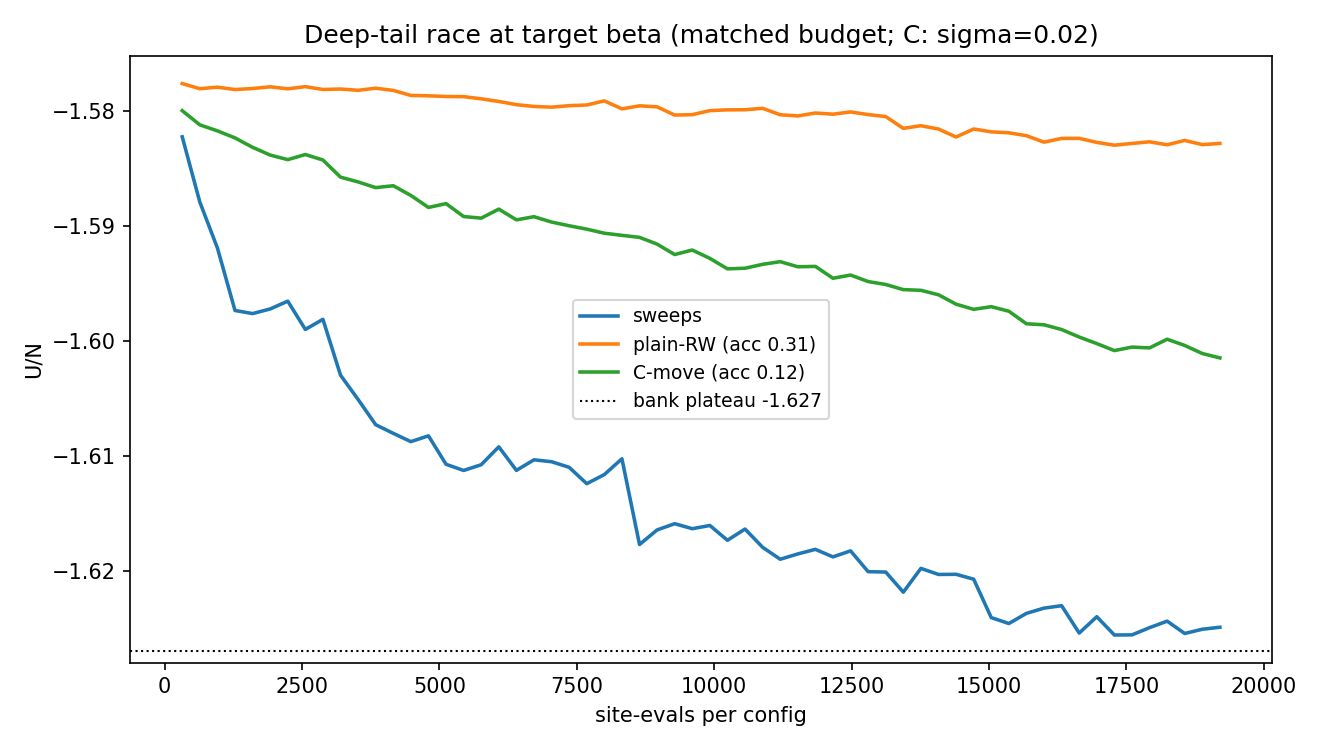

Here is the Python script that generated this plot:
"""DESIGN C RACE: transport-conjugated jitter MCMC (NeuTra-style local moves through the eRSI flow)
vs single-site sweeps vs plain global RW, matched energy budget, racing the DEEP TAIL (-1.58 -> bank
plateau -1.625/-1.627) at the target beta.

Exactness: the C-chain state is z (base space); x = T(z) via the FORWARD map only; log alpha =
-beta dU - (lq' - lq) with lq the forward-accumulated exact density (autodiff-proven, +0.10 nats).
The numerical reverse map R is used ONCE to initialize z from the shared start population (any init
is legal); the roundtrip displacement |T(R(x)) - x| is measured and reported (never measured before).
All three arms start from the SAME projected population x0 = T(R(x_pop)).

Budget: 1 round = N site-evals/config for every arm (1 sweep == 1 full-energy proposal). 300 rounds.
Calibration phase picks sigma from acceptance x displacement; if acceptance ~ 0 at every sigma the
soft-core defect dominates Delta-m and C is dead (pre-registered failure mode)."""
import importlib.util, math, sys, time, torch, matplotlib
matplotlib.use("Agg")
import matplotlib.pyplot as plt
sys.path.insert(0, "/mnt/ssd/GridTransformer")
spec = importlib.util.spec_from_file_location(
    "mw_flow_base", "/mnt/ssd/GridTransformer/reports/logs-2026-07-11/mw_flow_base.py")
mfb = importlib.util.module_from_spec(spec)
spec.loader.exec_module(mfb)
FlowBase = mfb.FlowBase
from liquid_coupling_flow.mw.mw_smc import mutation_sweeps
from liquid_coupling_flow.mw.mw_base import UniformBase
from liquid_coupling_flow.mw.mw_energy import mw_energy, T_STAR, RHO_STAR
from liquid_coupling_flow.mw.mw_reference import g_r

DEV = "cuda"; N, B = 64, 64
L = (N / RHO_STAR) ** (1 / 3); beta = 1.0 / T_STAR
STEP = 0.0783; ROUNDS = 300; REC = 5
THRESH1, THRESH2 = -1.622, -1.625
fb = FlowBase("liquid_coupling_flow/mw/artifacts/mw_ersi_N64_checkpoints/last.ckpt", N, L, DEV, steps=40)
base = UniformBase(N, L)
ART = "liquid_coupling_flow/mw/artifacts/mw_flow_c_race.pt"
state = {"protocol": {"rounds": ROUNDS, "beta": beta, "thresh": (THRESH1, THRESH2)}}
ts = torch.linspace(0, 1, fb.steps + 1, device=DEV)
A = torch.zeros(B, N, dtype=torch.long, device=DEV)


@torch.no_grad()
def reverse_z(x):
    xi = torch.remainder(x.clone(), L)
    for i in reversed(range(fb.steps)):
        dt = float(ts[i + 1] - ts[i])
        v1, _ = fb.e.forward_and_divergence(xi, ts[i + 1].expand(B), A)
        xm = torch.remainder(xi - 0.5 * dt * v1, L)
        vm, _ = fb.e.forward_and_divergence(xm, (ts[i + 1] - 0.5 * dt).expand(B), A)
        xi = torch.remainder(xi - dt * vm, L)
    return xi


@torch.no_grad()
def fwd_from_z(z):
    x = torch.remainder(z.clone(), L)
    lq = torch.full((B,), -N * 3 * math.log(L), device=DEV, dtype=torch.float64)
    for i in range(fb.steps):
        dt = float(ts[i + 1] - ts[i])
        v1, _ = fb.e.forward_and_divergence(x, ts[i].expand(B), A)
        xm = torch.remainder(x + 0.5 * dt * v1, L)
        vm, dm = fb.e.forward_and_divergence(xm, (ts[i] + 0.5 * dt).expand(B), A)
        x = torch.remainder(x + dt * vm, L)
        lq = lq - dt * dm.double()
    return x, lq.float()


def mindist(a, b):
    d = a - b
    return (d - L * torch.round(d / L)).norm(dim=-1)


# ---------- shared start: project the -1.58 population through T(R(.)) ----------
ab = torch.load("liquid_coupling_flow/mw/artifacts/mw_flow_ab_speedup.pt", map_location="cpu", weights_only=False)
x_pop = ab["baseline"]["X_final"][:B].to(DEV)
print(f"start pop U/N {float(mw_energy(x_pop, L).mean())/N:+.4f}", flush=True)
z0 = reverse_z(x_pop)
x0, lq0 = fwd_from_z(z0)
U0 = mw_energy(x0, L)
rt = mindist(x0, x_pop)
print(f"roundtrip |T(R(x))-x|: mean {float(rt.mean()):.4f} median {float(rt.median()):.4f} "
      f"max {float(rt.max()):.4f} sigma-units | U/N after projection {float(U0.mean())/N:+.4f}", flush=True)
state["roundtrip"] = {"mean": float(rt.mean()), "max": float(rt.max())}

# ---------- sigma calibration ----------
print("\n=== sigma calibration (acceptance, median logalpha, mean |dx|) ===", flush=True)
gen = torch.Generator(device=DEV).manual_seed(0)
cal = []
for sig in (0.005, 0.01, 0.02, 0.05, 0.1, 0.2):
    zp = torch.remainder(z0 + sig * torch.randn(z0.shape, device=DEV, generator=gen), L)
    xp, lqp = fwd_from_z(zp)
    Up = mw_energy(xp, L)
    la = (-beta * (Up - U0) + (lq0 - lqp)).double()
    acc = float(torch.minimum(torch.ones_like(la), la.exp()).mean())
    dx = float(mindist(xp, x0).mean())
    cal.append((sig, acc, float(la.median()), dx))
    print(f"  sig {sig:5.3f}  acc {acc:6.4f}  med-logalpha {float(la.median()):+8.2f}  |dx| {dx:.4f}", flush=True)
state["calibration"] = cal
# pick sigma maximizing acc * dx^2 (expected squared displacement proxy)
SIG = max(cal, key=lambda c: c[1] * c[3] ** 2)[0]
print(f"picked SIG = {SIG}", flush=True)
torch.save(state, ART)

# ---------- the race (each arm: 300 rounds x N se/cfg) ----------
def race_sweep():
    x = x0.clone(); g = torch.Generator(device=DEV).manual_seed(1); tr = []
    for r in range(0, ROUNDS, REC):
        x, U, _, _ = mutation_sweeps(x, base, 1.0, beta, L, REC, STEP, g)
        tr.append((r + REC, float(U.mean()) / N))
    return x, tr, None


def race_plain_rw(sig_x=0.0098):
    x = x0.clone(); U = U0.clone(); g = torch.Generator(device=DEV).manual_seed(2); tr = []; n_acc = 0
    for r in range(ROUNDS):
        prop = torch.remainder(x + sig_x * torch.randn(x.shape, device=DEV, generator=g), L)
        Up = mw_energy(prop, L)
        a = torch.log(torch.rand(B, device=DEV, generator=g).clamp_min(1e-38)) < -beta * (Up - U)
        x = torch.where(a[:, None, None], prop, x); U = torch.where(a, Up, U); n_acc += int(a.sum())
        if (r + 1) % REC == 0:
            tr.append((r + 1, float(U.mean()) / N))
    return x, tr, n_acc / (ROUNDS * B)


def race_c():
    z = z0.clone(); x = x0.clone(); U = U0.clone(); lq = lq0.clone()
    g = torch.Generator(device=DEV).manual_seed(3); tr = []; n_acc = 0; t0 = time.time()
    for r in range(ROUNDS):
        zp = torch.remainder(z + SIG * torch.randn(z.shape, device=DEV, generator=g), L)
        xp, lqp = fwd_from_z(zp)
        Up = mw_energy(xp, L)
        la = -beta * (Up - U) + (lq - lqp)
        a = torch.log(torch.rand(B, device=DEV, generator=g).clamp_min(1e-38)) < la
        z = torch.where(a[:, None, None], zp, z); x = torch.where(a[:, None, None], xp, x)
        U = torch.where(a, Up, U); lq = torch.where(a, lqp, lq); n_acc += int(a.sum())
        if (r + 1) % REC == 0:
            tr.append((r + 1, float(U.mean()) / N))
        if (r + 1) % 50 == 0:
            print(f"  [C] round {r+1}/{ROUNDS}  U/N {float(U.mean())/N:+.4f}  acc so far "
                  f"{n_acc/((r+1)*B):.3f}  ({time.time()-t0:.0f}s)", flush=True)
            state["c_partial"] = {"tr": tr, "acc": n_acc / ((r + 1) * B)}
            torch.save(state, ART)
    return x, tr, n_acc / (ROUNDS * B)


print("\n=== race: 300 rounds x N se/cfg each ===", flush=True)
res = {}
for tag, fn in (("sweeps", race_sweep), ("plain-RW", race_plain_rw), ("C-move", race_c)):
    xf, tr, acc = fn()
    r, gr = g_r(xf.cpu(), L)
    i1, i2 = int(1.19 / (L / 2) * len(r)), int(1.85 / (L / 2) * len(r))
    cross1 = next((t[0] * N for t in tr if t[1] <= THRESH1), None)
    cross2 = next((t[0] * N for t in tr if t[1] <= THRESH2), None)
    res[tag] = {"tr": tr, "acc": acc, "final_U": tr[-1][1], "shells": (float(gr[i1]), float(gr[i2])),
                "cross1_se": cross1, "cross2_se": cross2, "X_final": xf.cpu()}
    print(f"[{tag:8s}] final U/N {tr[-1][1]:+.4f}  shells {float(gr[i1]):.2f}/{float(gr[i2]):.2f}"
          + (f"  acc {acc:.3f}" if acc is not None else "")
          + f"  cross(-1.622) {cross1 if cross1 else '—'} se/cfg  cross(-1.625) {cross2 if cross2 else '—'}", flush=True)
    state["race"] = res
    torch.save(state, ART)

fig, ax = plt.subplots(figsize=(8.8, 5))
for tag, d in res.items():
    ax.plot([t[0] * N for t in d["tr"]], [t[1] for t in d["tr"]], lw=1.7,
            label=tag + (f" (acc {d['acc']:.2f})" if d["acc"] is not None else ""))
ax.axhline(-1.627, color="k", ls=":", lw=1, label="bank plateau -1.627")
ax.set(xlabel="site-evals per config", ylabel="U/N",
       title=f"Deep-tail race at target beta (matched budget; C: sigma={SIG})")
ax.legend(fontsize=9); fig.tight_layout()
out = "reports/logs-2026-07-11/mw_flow_c_race.png"
fig.savefig(out, dpi=150)
print("PLOT:", out, flush=True)
print("DONE", flush=True)
